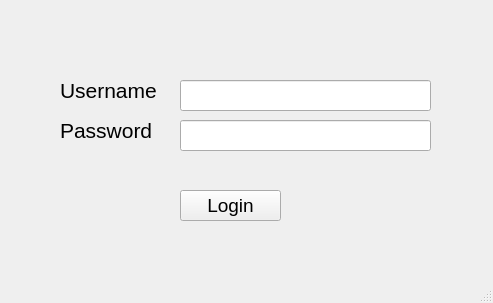
<?xml version="1.0" encoding="UTF-8"?>
<ui version="4.0">
 <class>login_screen</class>
 <widget class="QMainWindow" name="login_screen">
  <property name="geometry">
   <rect>
    <x>0</x>
    <y>0</y>
    <width>493</width>
    <height>303</height>
   </rect>
  </property>
  <property name="windowTitle">
   <string>Login</string>
  </property>
  <widget class="QWidget" name="centralwidget">
   <widget class="QLineEdit" name="username_entry">
    <property name="geometry">
     <rect>
      <x>180</x>
      <y>80</y>
      <width>251</width>
      <height>31</height>
     </rect>
    </property>
   </widget>
   <widget class="QLineEdit" name="password_entry">
    <property name="geometry">
     <rect>
      <x>180</x>
      <y>120</y>
      <width>251</width>
      <height>31</height>
     </rect>
    </property>
   </widget>
   <widget class="QLabel" name="usernamelabel">
    <property name="geometry">
     <rect>
      <x>60</x>
      <y>80</y>
      <width>121</width>
      <height>21</height>
     </rect>
    </property>
    <property name="font">
     <font>
      <pointsize>16</pointsize>
     </font>
    </property>
    <property name="text">
     <string>Username</string>
    </property>
   </widget>
   <widget class="QLabel" name="passwordlabel">
    <property name="geometry">
     <rect>
      <x>60</x>
      <y>120</y>
      <width>121</width>
      <height>21</height>
     </rect>
    </property>
    <property name="font">
     <font>
      <pointsize>16</pointsize>
     </font>
    </property>
    <property name="text">
     <string>Password</string>
    </property>
   </widget>
   <widget class="QPushButton" name="login_button">
    <property name="geometry">
     <rect>
      <x>180</x>
      <y>190</y>
      <width>101</width>
      <height>31</height>
     </rect>
    </property>
    <property name="font">
     <font>
      <pointsize>14</pointsize>
     </font>
    </property>
    <property name="text">
     <string>Login</string>
    </property>
   </widget>
  </widget>
  <widget class="QMenuBar" name="menubar">
   <property name="geometry">
    <rect>
     <x>0</x>
     <y>0</y>
     <width>493</width>
     <height>21</height>
    </rect>
   </property>
  </widget>
  <widget class="QStatusBar" name="statusbar"/>
 </widget>
 <resources/>
 <connections/>
</ui>
